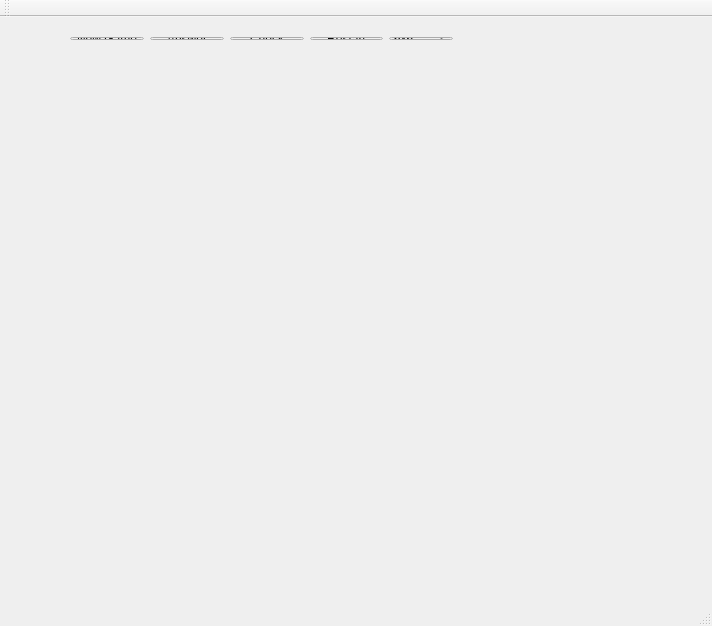
<?xml version="1.0" encoding="UTF-8"?>
<ui version="4.0">
 <class>MainWindow</class>
 <widget class="QMainWindow" name="MainWindow">
  <property name="geometry">
   <rect>
    <x>0</x>
    <y>0</y>
    <width>712</width>
    <height>626</height>
   </rect>
  </property>
  <property name="windowTitle">
   <string>MainWindow</string>
  </property>
  <widget class="QWidget" name="centralWidget">
   <widget class="QWidget" name="horizontalLayoutWidget">
    <property name="geometry">
     <rect>
      <x>59</x>
      <y>9</y>
      <width>405</width>
      <height>25</height>
     </rect>
    </property>
    <layout class="QHBoxLayout" name="horizontalLayout">
     <item>
      <widget class="QPushButton" name="pb_new_game">
       <property name="text">
        <string>New Game</string>
       </property>
      </widget>
     </item>
     <item>
      <widget class="QPushButton" name="pb_answer">
       <property name="text">
        <string>Answer</string>
       </property>
      </widget>
     </item>
     <item>
      <widget class="QPushButton" name="pb_check">
       <property name="text">
        <string>Check</string>
       </property>
      </widget>
     </item>
     <item>
      <widget class="QPushButton" name="pb_restart">
       <property name="text">
        <string>Restart</string>
       </property>
      </widget>
     </item>
     <item>
      <widget class="QComboBox" name="cb_dimension">
       <item>
        <property name="text">
         <string>6x6</string>
        </property>
       </item>
       <item>
        <property name="text">
         <string>8x8</string>
        </property>
       </item>
       <item>
        <property name="text">
         <string>10x10</string>
        </property>
       </item>
      </widget>
     </item>
    </layout>
   </widget>
   <widget class="QLabel" name="lb_info">
    <property name="geometry">
     <rect>
      <x>510</x>
      <y>10</y>
      <width>161</width>
      <height>31</height>
     </rect>
    </property>
    <property name="text">
     <string/>
    </property>
   </widget>
  </widget>
  <widget class="QMenuBar" name="menuBar">
   <property name="geometry">
    <rect>
     <x>0</x>
     <y>0</y>
     <width>712</width>
     <height>20</height>
    </rect>
   </property>
  </widget>
  <widget class="QToolBar" name="mainToolBar">
   <attribute name="toolBarArea">
    <enum>TopToolBarArea</enum>
   </attribute>
   <attribute name="toolBarBreak">
    <bool>false</bool>
   </attribute>
  </widget>
  <widget class="QStatusBar" name="statusBar"/>
 </widget>
 <layoutdefault spacing="6" margin="11"/>
 <resources/>
 <connections/>
</ui>
